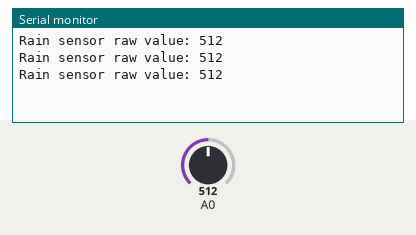
A sketch run on a simulated Arduino Uno, built with avr-gcc and run on an emulated ATmega328P. On the bench: the last lines printed to the serial monitor. The inputs (shaded band) are chosen by the test bench; at power-on: A0 = 512.

Above: at 1.3 s.
1.4 s: A0 set to 716
At 1.9 s:
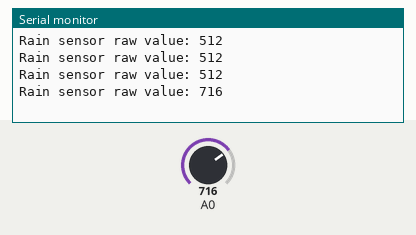
2.9 s: A0 set to 900
At 3.4 s:
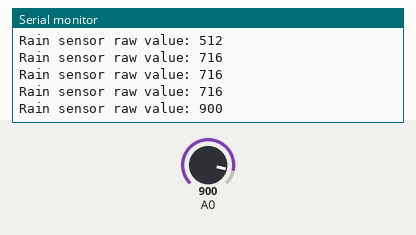
Timing chart, 0 to 5.9 s (numbered marks = the images above; inputs shaded):
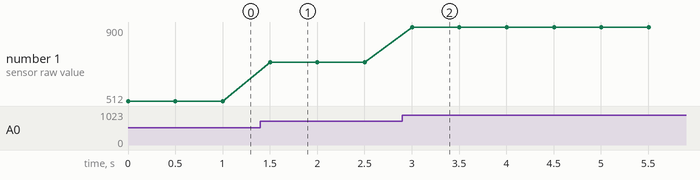

Measured:
- after the input at 1.4 s, the serial monitor: prints a new line after 0.10 s (image 1)
- after the input at 2.9 s, the serial monitor: prints a new line after 0.10 s (image 2)
- plotted number 1: 512 → 716 after the input at 1.4 s, 716 → 900 after the input at 2.9 s

The sketch:

09_Rain.ino
```cpp
void setup() {
  Serial.begin(9600);
}

void loop() {
  int rain = analogRead(A0);
  Serial.print("Rain sensor raw value: ");
  Serial.println(rain);
  delay(500);
}
```
